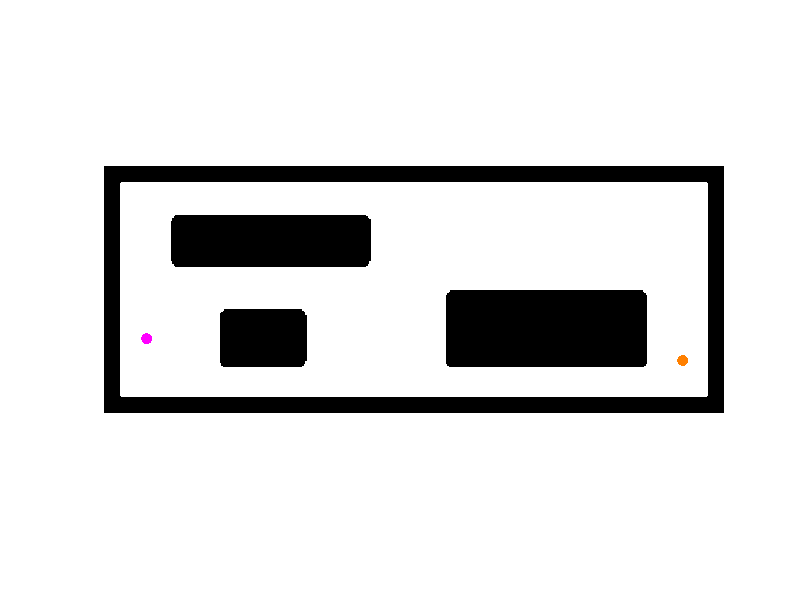

This figure's MATLAB source: (Note: this script raises an error after producing the figure.)
clc; close all; clear all;

% Start timing for performance measurement
tic;

% Load the map and initialize parameters
load('image_map.mat');
start_point = [120, 30];
goal_point = [135, 400];
goal_radius = 5;         % Acceptable radius to consider goal reached
step_size = 10;           % Maximum step size for extending tree (eta)
neighbor_radius = 10;     % Radius for neighbor search in rewiring

% Initialize tree with start point
tree_x = start_point(1);
tree_y = start_point(2);
parent_index = -1;        % Array to store parent indices (-1 for root)
path_costs = 0;           % Array to store cost-to-come for each node
best_path_cost = Inf;     % Cost of best path found
goal_reached_index = -1;  % Index of node that reached goal
max_iterations = 1000;     % Maximum number of iterations

% Create figure and plot start/goal points
figure;
imshow(image_map);
hold on;
h1 = plot(start_point(2), start_point(1), '.', 'markersize', 24, 'color', [1 0 1]);
h2 = plot(goal_point(2), goal_point(1), '.', 'markersize', 24, 'color', [1 0.5 0]);

% Main RRT* loop
for iter = 1:max_iterations
    % Generate random point (biased towards goal)
    if rand < 0.1  % 10% chance to sample goal directly
        random_x = goal_point(1);
        random_y = goal_point(2);
    else
        random_x = randi(size(image_map, 1));
        random_y = randi(size(image_map, 2));
    end
    
    % Find nearest node in tree
    distances_to_random = sqrt((random_x-tree_x).^2 + (random_y-tree_y).^2);
    [min_dist, nearest_index] = min(distances_to_random);
    
    % Check if path to random point is collision-free
    if check_collision(tree_x(nearest_index), random_x, tree_y(nearest_index), random_y, image_map)
        % Limit step size
        step_length = min(step_size, min_dist);
        k = step_length / min_dist;
        
        % Calculate new node position
        new_x = round((1-k)*tree_x(nearest_index) + k*random_x);
        new_y = round((1-k)*tree_y(nearest_index) + k*random_y);
        
        % Find neighbors for rewiring
        distances_to_new = sqrt((tree_x - new_x).^2 + (tree_y - new_y).^2);
        neighbor_indices = find(distances_to_new <= neighbor_radius);
        
        % Choose best parent from neighbors
        [sorted_costs, sort_indices] = sort(path_costs(neighbor_indices) + distances_to_new(neighbor_indices));
        
        valid_parent_found = false;
        parent_search_idx = 1;
        while ~valid_parent_found && parent_search_idx <= length(sort_indices)
            candidate_parent_idx = sort_indices(parent_search_idx);
            if check_collision(tree_x(neighbor_indices(candidate_parent_idx)), new_x, ...
                             tree_y(neighbor_indices(candidate_parent_idx)), new_y, image_map)
                new_cost = sorted_costs(parent_search_idx);
                valid_parent_found = true;
            else
                parent_search_idx = parent_search_idx + 1;
            end
        end
        
        % Add node to tree if valid parent found
        if valid_parent_found
            % Plot new node and connection
            h3 = plot(new_y, new_x, '.', 'markersize', 3, 'color', [0 0 1]);
            h4 = plot([tree_y(neighbor_indices(candidate_parent_idx)) new_y], ...
                     [tree_x(neighbor_indices(candidate_parent_idx)) new_x], 'g-', 'LineWidth', 0.5);
            
            % Add node to tree
            tree_x = [tree_x new_x];
            tree_y = [tree_y new_y];
            parent_index = [parent_index neighbor_indices(candidate_parent_idx)];
            path_costs = [path_costs new_cost];
            current_node_idx = length(tree_x);
            
            % Rewiring step - check if new node provides better path to neighbors
            neighbors_to_rewire = find(new_cost + distances_to_new(neighbor_indices) < path_costs(neighbor_indices));
            for rewire_idx = 1:length(neighbors_to_rewire)
                node_idx = neighbor_indices(neighbors_to_rewire(rewire_idx));
                if node_idx <= length(tree_x) && check_collision(tree_x(node_idx), new_x, tree_y(node_idx), new_y, image_map)
                    parent_index(node_idx) = current_node_idx;
                    path_costs(node_idx) = new_cost + distances_to_new(node_idx);
                    plot([tree_y(node_idx) new_y], [tree_x(node_idx) new_x], 'g-', 'LineWidth', 0.5);
                end
            end
            
            % Check if goal reached
            dist_to_goal = sqrt((new_x-goal_point(1))^2 + (new_y-goal_point(2))^2);
            if dist_to_goal < goal_radius
                current_path_cost = new_cost + dist_to_goal;
                if current_path_cost < best_path_cost
                    best_path_cost = current_path_cost;
                    goal_reached_index = current_node_idx;
                end
            end
        end
    end
    title(['Iteration: ', num2str(iter)]);
    drawnow;
end

% Calculate total execution time
execution_time = toc;

% Final plot with results
if goal_reached_index > 0
    h5 = plot_optimal_path(tree_x, tree_y, parent_index, goal_reached_index, image_map);
    title(sprintf('Best Path Cost: %.2f - Total Iterations: %d - Time: %.2f s', ...
          best_path_cost, iter, execution_time));
    legend([h1, h2, h3, h4, h5], 'Start Point', 'Goal Point', 'RRT* Nodes', 'Tree Expansion', 'Optimal Path', 'Location', 'southoutside');
else
    title(sprintf('Path not found - Total Iterations: %d - Time: %.2f s', ...
          iter, execution_time));
    legend([h1, h2, h3, h4], 'Start Point', 'Goal Point', 'RRT* Nodes', 'Tree Expansion', 'Location', 'southoutside');
end

% Function to check if path between two points is collision-free
function valid = check_collision(x1, x2, y1, y2, map)
    % Generate points along line
    points = [linspace(x1, x2, 20)', linspace(y1, y2, 20)'];
    rounded_points = round(points);
    
    % Check if points are within map bounds
    valid = all(rounded_points(:,1) >= 1 & rounded_points(:,1) <= size(map,1) & ...
               rounded_points(:,2) >= 1 & rounded_points(:,2) <= size(map,2));
    
    % Check if path intersects obstacles
    if valid
        valid = all(map(sub2ind(size(map), rounded_points(:,1), rounded_points(:,2))));
    end
end

% Function to plot the optimal path from start to goal
function h = plot_optimal_path(tree_x, tree_y, parent_index, goal_idx, map)
    if goal_idx <= length(tree_x)
        current_idx = goal_idx;
        while current_idx > 0 && parent_index(current_idx) ~= -1 && current_idx <= length(parent_index)
            if check_collision(tree_x(parent_index(current_idx)), tree_x(current_idx), ...
                             tree_y(parent_index(current_idx)), tree_y(current_idx), map)
                h = plot([tree_y(parent_index(current_idx)) tree_y(current_idx)], ...
                        [tree_x(parent_index(current_idx)) tree_x(current_idx)], 'r-', 'linewidth', 2);
            end
            current_idx = parent_index(current_idx);
        end
    end
end